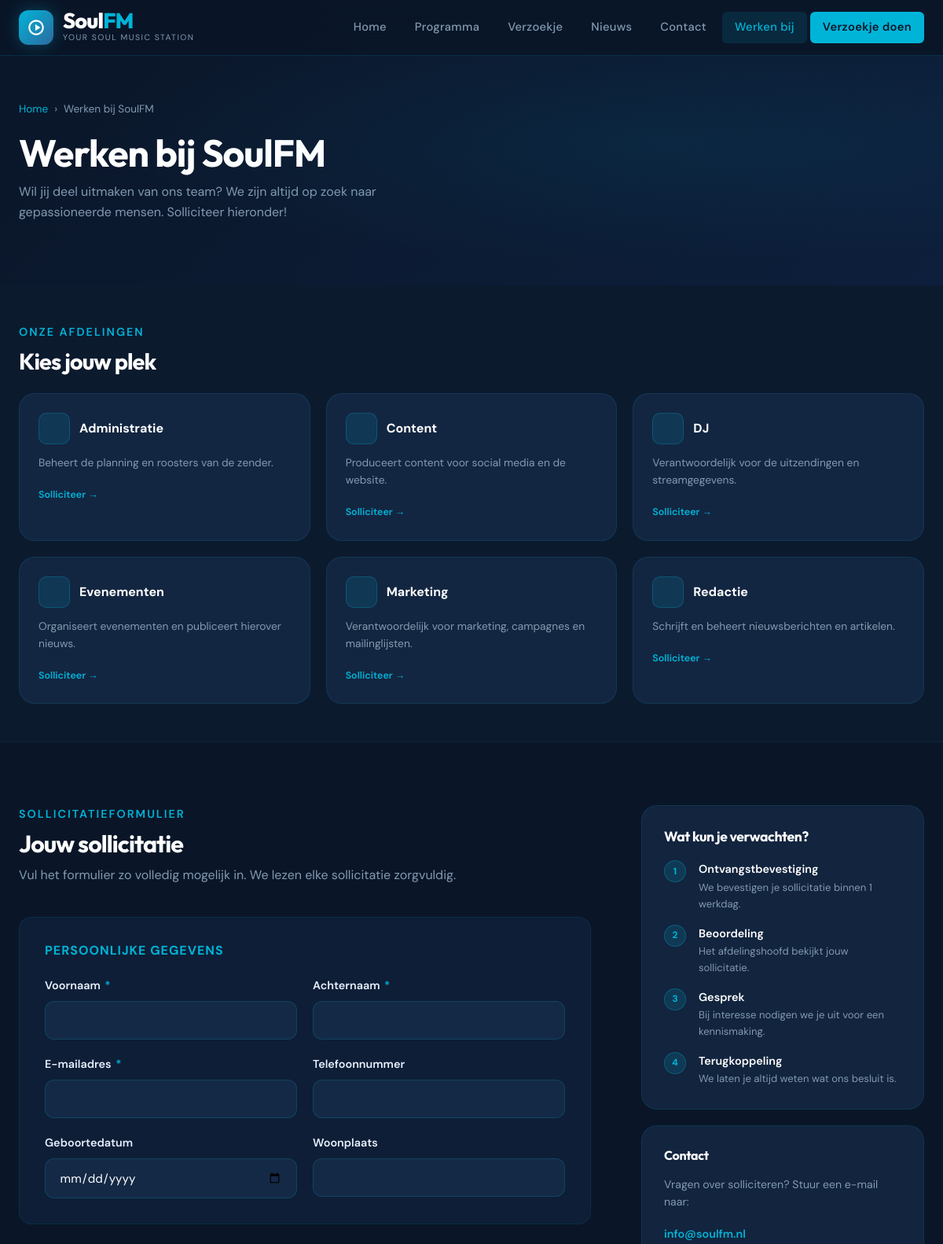
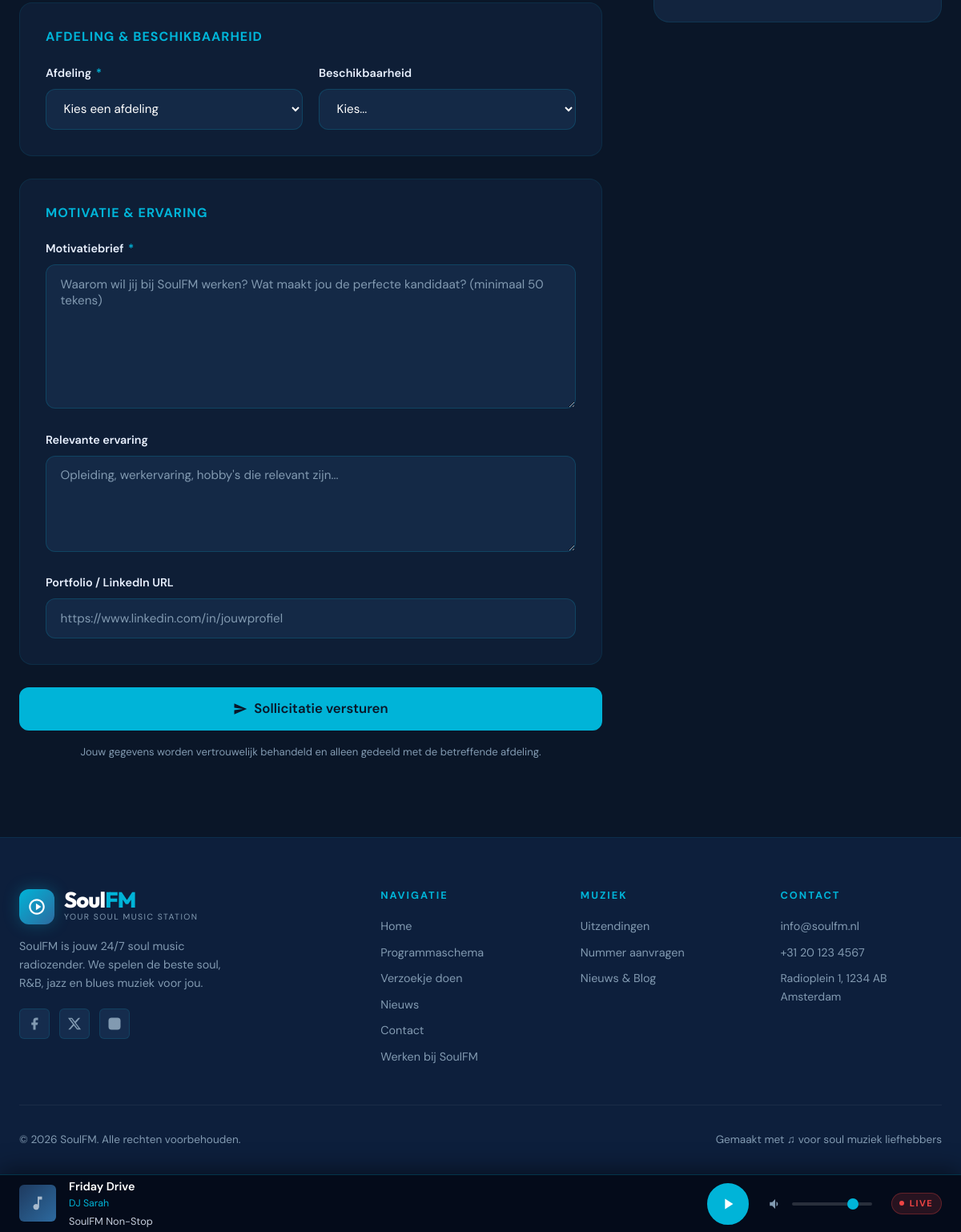
Screenshot of /solliciteer.php with the database file from the repository (2 pictures, top to bottom).
### tables this page shows
CREATE TABLE IF NOT EXISTS departments (
    id INT AUTO_INCREMENT PRIMARY KEY,
    slug VARCHAR(50) NOT NULL UNIQUE,
    name VARCHAR(100) NOT NULL,
    description TEXT DEFAULT NULL,
    email VARCHAR(100) DEFAULT NULL,
    head_role VARCHAR(50) NOT NULL,
    member_role VARCHAR(50) NOT NULL,
    created_at DATETIME NOT NULL DEFAULT CURRENT_TIMESTAMP
);

CREATE TABLE IF NOT EXISTS schedule (
    id INT AUTO_INCREMENT PRIMARY KEY,
    day_of_week ENUM('monday','tuesday','wednesday','thursday','friday','saturday','sunday') NOT NULL,
    start_time TIME NOT NULL,
    end_time TIME NOT NULL,
    program_name VARCHAR(100) NOT NULL,
    dj_name VARCHAR(100) NOT NULL,
    dj_bio TEXT DEFAULT NULL,
    genre VARCHAR(50) DEFAULT 'Soul',
    cover_image VARCHAR(255) DEFAULT NULL,
    created_at DATETIME NOT NULL DEFAULT CURRENT_TIMESTAMP
);

### solliciteer.php (the view, shortened to what the rows shown need)
<?php
require_once __DIR__ . '/includes/functions.php';
$departments = getDepartments();
$success = false;
require_once __DIR__ . '/includes/header.php';
?>
<main id="main-content">
<div class="page-header">
  <div class="container">
    <h1>Werken bij SoulFM</h1>
  </div>
</div>
<section class="section-sm" style="background:rgba(30,58,95,0.12);border-bottom:1px solid rgba(0,180,216,0.08)">
  <div class="container">
    <h2 class="section-title" style="font-size:1.8rem;margin-bottom:1.5rem">Kies jouw plek</h2>
    <div style="display:grid;grid-template-columns:repeat(auto-fill,minmax(280px,1fr));gap:1.25rem">
      <?php foreach ($departments as $dept): ?>
      <div class="card" style="padding:1.5rem;cursor:pointer" onclick="document.getElementById('department').value='<?= htmlspecialchars($dept['slug']) ?>';document.getElementById('form-section').scrollIntoView({behavior:'smooth'})">
        <div style="display:flex;align-items:center;gap:0.75rem;margin-bottom:0.75rem">
          <div style="width:40px;height:40px;background:rgba(0,180,216,0.12);border:1px solid rgba(0,180,216,0.25);border-radius:10px;display:flex;align-items:center;justify-content:center;flex-shrink:0">
          </div>
          <div>
            <div style="font-weight:700;color:var(--color-white);font-size:1rem"><?= htmlspecialchars($dept['name']) ?></div>
          </div>
        </div>
        <p style="color:var(--color-text-dim);font-size:0.86rem;margin:0"><?= htmlspecialchars($dept['description']) ?></p>
        <div style="margin-top:1rem">
          <span style="font-size:0.78rem;color:var(--color-accent);font-weight:600">Solliciteer →</span>
        </div>
      </div>
      <?php endforeach; ?>
    </div>
  </div>
</section>
<section class="section" id="form-section">
  <div class="container">
    <?php if ($success): ?>
    <div style="max-width:600px;margin:0 auto;text-align:center;padding:3rem 2rem;background:rgba(16,185,129,0.07);border:1px solid rgba(16,185,129,0.25);border-radius:20px">
      <div style="width:64px;height:64px;background:rgba(16,185,129,0.15);border-radius:50%;display:flex;align-items:center;justify-content:center;margin:0 auto 1.5rem">
        <svg viewBox="0 0 24 24" style="width:32px;height:32px;fill:#10b981"><path d="M12 2C6.48 2 2 6.48 2 12s4.48 10 10 10 10-4.48 10-10S17.52 2 12 2zm-2 14l-4-4 1.41-1.41L10 13.17l6.59-6.59L18 8l-8 8z"/></svg>
      </div>
      <h2 style="color:#10b981;margin-bottom:0.75rem">Sollicitatie verstuurd!</h2>
      <p style="color:var(--color-text-dim);margin-bottom:2rem">Bedankt voor je sollicitatie. We nemen zo snel mogelijk contact met je op.</p>
      <a href="<?= BASE_URL ?>/index.php" class="btn btn-outline">Terug naar home</a>
    </div>
    <?php else: ?>
    <div style="display:grid;grid-template-columns:1fr 360px;gap:4rem;align-items:start">
      <div>
        <h2 class="section-title" style="font-size:1.9rem;margin-bottom:0.5rem">Jouw sollicitatie</h2>
      </div>
    </div>
    <?php endif; ?>
  </div>
</section>
</main>
<?php require_once __DIR__ . '/includes/footer.php'; ?>

### includes/footer.php (shortened to what the rows shown need)
<?php
$currentProg  = getCurrentProgram();
?>
<div class="audio-player" role="region" aria-label="Audiospeler">
  <div class="player-info">
    <div class="player-meta">
      <div class="player-title" id="player-title"><?= htmlspecialchars($currentProg['program_name'] ?? 'SoulFM Live') ?></div>
      <div class="player-dj" id="player-dj"><?= htmlspecialchars($currentProg['dj_name'] ?? '') ?></div>
      <?php
        $currentSongInit = function_exists('getCurrentSong') ? getCurrentSong() : 'SoulFM - The Best Soul & Motown';
      ?>
      <div class="player-song" id="player-song" style="font-size:0.8rem; opacity:0.85; margin-top:2px; font-weight:normal;">
        <?= htmlspecialchars($currentSongInit) ?>
      </div>
    </div>
  </div>
</div>
</body>
</html>

### rows the page displays
departments: name "Administratie", description "Beheert de planning en roosters van de zender."
departments: name "Content", description "Produceert content voor social media en de website."
departments: name "DJ", description "Verantwoordelijk voor de uitzendingen en streamgegevens."
departments: name "Evenementen", description "Organiseert evenementen en publiceert hierover nieuws."
departments: name "Marketing", description "Verantwoordelijk voor marketing, campagnes en mailinglijsten."
departments: name "Redactie", description "Schrijft en beheert nieuwsberichten en artikelen."
schedule: program_name "Friday Drive", dj_name "DJ Sarah"

### other values shown
substr($siteName, 0, -2) "Soul"
substr($siteName, -2) "FM"
$tagline "YOUR SOUL MUSIC STATION"
$s['nr'] "1"
$s['title'] "Ontvangstbevestiging"
$s['desc'] "We bevestigen je sollicitatie binnen 1 werkdag."
$s['nr'] "2"
$s['title'] "Beoordeling"
$s['desc'] "Het afdelingshoofd bekijkt jouw sollicitatie."
$s['nr'] "3"
$s['title'] "Gesprek"
$s['desc'] "Bij interesse nodigen we je uit voor een kennismaking."
$s['nr'] "4"
$s['title'] "Terugkoppeling"
$s['desc'] "We laten je altijd weten wat ons besluit is."
